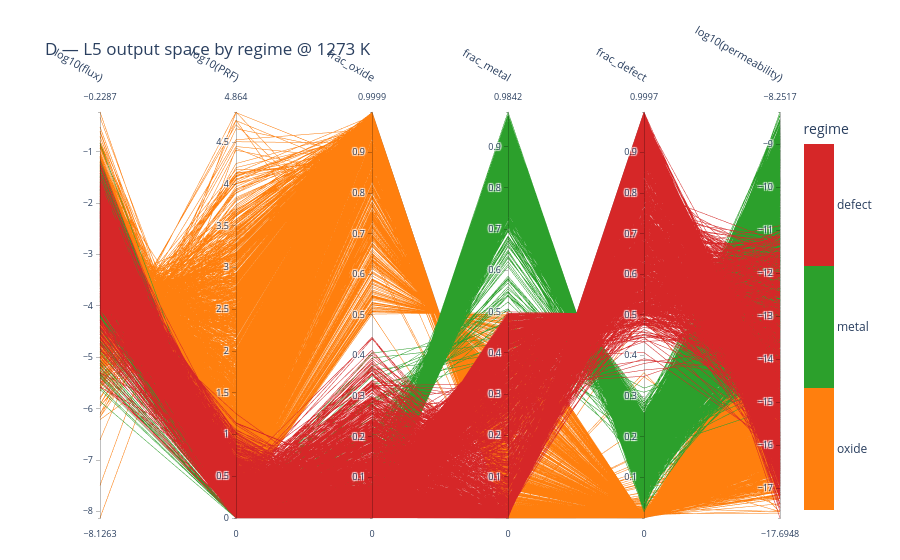

The notebook cell saved with this chart:
### Markdown cell above
## D — output space coloured by regime

Axes = the model outputs; colour = regime. Shows how the regimes separate in *output* space —
e.g. the oxide regime reaching PRF ~30 while metal sits at ~1.0 (no barrier), and `frac_defect`
climbing toward 1 in the defect cluster.

### Code cell
dimsD = ['flux', 'PRF', 'frac_oxide', 'frac_metal', 'frac_defect', 'permeability']
figD = parallel_coordinates_samples(
    master_T, dimsD, color_by='regime', log_dims=logsub(dimsD),
    title=f'D — L5 output space by regime @ {T_SHOW} K',
    save_html=os.path.join(FIG_DIR, 'pcp_D_outputs.html'))
figD

### Figure 1 — Plotly figure (JSON) as saved in the notebook; plotly's stock layout.template omitted (floating-point values rounded to 4 significant figures; data arrays with more than 128 entries replaced by an {"elided": "..."} marker saying what was removed)
{"data": [{"dimensions": [{"label": "log10(flux)", "values": {"elided": "4515 float values"}}, {"label": "log10(PRF)", "values": {"elided": "4515 float values"}}, {"label": "frac_oxide", "values": {"elided": "4515 float values"}}, {"label": "frac_metal", "values": {"elided": "4515 float values"}}, {"label": "frac_defect", "values": {"elided": "4515 float values"}}, {"label": "log10(permeability)", "values": {"elided": "4515 float values"}}], "labelangle": 30, "labelfont": {"size": 11}, "labelside": "top", "line": {"cmax": 2.5, "cmin": -0.5, "color": {"elided": "4515 float values"}, "colorbar": {"ticktext": ["oxide", "metal", "defect"], "tickvals": [0, 1, 2], "title": {"text": "regime"}}, "colorscale": [[0.0, "#ff7f0e"], [0.3333, "#ff7f0e"], [0.3333, "#2ca02c"], [0.6667, "#2ca02c"], [0.6667, "#d62728"], [1.0, "#d62728"]], "showscale": true}, "rangefont": {"size": 9}, "tickfont": {"size": 9}, "type": "parcoords"}], "layout": {"font": {"size": 12}, "margin": {"b": 40, "l": 100, "r": 120, "t": 110}, "title": {"text": "D — L5 output space by regime @ 1273 K"}}}
